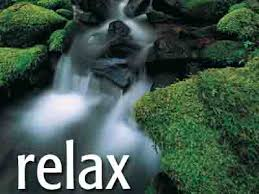
%> input picture IVPPROJECT/DCT/images.jpeg, 259 x 194 px
$ octave --eval "result = JPEGAlgorithm(imread('images.jpeg'));"   (GNU Octave 9; MATLAB toolbox functions it lacks are replaced by stand-ins)
%> lines starting %> are read from the running program, lines starting %| are printed output that depends on the picture
### IVPPROJECT/DCT/PadImage.m
function [ paddedimage, a , b ] = PadImage( image )
%PadImage Add white space to image so it can be divided into 8x8 blocks

% Save dimensions of original image for future use
[a,b,~] = size( image );    % ~ is used here for suppress output of specific output arguments.

% Check to see if number rows, columns, or both are divisible by 8.  If
% not, pad appropriately.
if rem(a,8) == 0 && rem(b,8) == 0
   paddedimage = image;
elseif rem(a,8) == 0
   padvec = [0, 8 - rem(b,8), 0];               % tells which dimension to pad
   paddedimage = padarray(image,padvec,'post');
elseif rem(b,8) == 0
   padvec = [8 - rem(a,8), 0, 0];
   paddedimage = padarray(image,padvec,'post');
else
   padvec = [8 - rem(a,8), 8 - rem(b,8), 0];
   paddedimage = padarray(image,padvec,'post');
end
end

### IVPPROJECT/DCT/ImageSplit.m
function [blocks,tempm,tempn] = ImageSplit(paddedimage)
%ImageSplit Break image up into 8x8 blocks

% Find size of padded image, return for later use
[tempm,tempn,p] = size(paddedimage);

blocks = reshape(paddedimage,8,8,p,tempm*tempn/64);

end

### IVPPROJECT/DCT/DCTBlocks.m
function [ DCTCoefficients ] = DCTBlocks( blocks,m,n,p,q )
%DCTBlocks Apply DCT to each 8x8 block

DCTCoefficients = zeros(m,n,p,q);
for h = 1:p
    for j = 1:q
            DCTCoefficients(:,:,h,j) = dct2(blocks(:,:,h,j));
    end
end

end

### IVPPROJECT/DCT/TopCoefficients.m
function [ ReducedDCTCoefficients ] = TopCoefficients( DCTCoefficients,m,n,p,q )
%TopCoefficients: Take the top k coefficients from each 8x8 block

ReducedDCTCoefficients = zeros(m,n,p,q);

for h = 1:p
    for j = 1:q
        ReducedDCTCoefficients(:,:,h,j) = normalize(DCTCoefficients(:,:,h,j),m,n);
        ReducedDCTCoefficients(:,:,h,j);
    end
end

end

### IVPPROJECT/DCT/genzigzag.m
function y = genzigzag(array,m,n,p,q)

y = zeros(m*n,1,p,q);

for h = 1:p
    for j = 1:q

        y(:,1,h,j) = zigzag(array(:,:,h,j));

    end
end

end

### IVPPROJECT/DCT/decoderle.m
function decoded = decoderle(encoded)

my_size = size(encoded);
length = my_size(2);

index = 1;
decoded = [];
% iterate through the input
while (index <= length)
    % get value which is followed by the run count
    value = encoded(index);
    run_length = encoded(index + 1);
    for i=1:run_length
        % loop adding 'value' to output 'run_length' times
        decoded = [decoded value];
    end
    % put index at next value element (odd element)
    index = index + 2;
end

### IVPPROJECT/DCT/geninvzigzag.m
function y = geninvzigzag(array,m,n,p,q)

y = zeros(8,8,p,q);

for h = 1:p
    for j = 1:q

        block = invzigzag(array(:,1,h,j));
        y(:,:,h,j) = block;
    end
end

end

### IVPPROJECT/DCT/denormalize.m
function [ Denormalized ] = denormalize( ReducedDCTCoefficients, m,n,p,q )

Denormalized = zeros(m,n,p,q);

for h = 1:p
    for j = 1:q
        Denormalized(:,:,h,j) = multiply(ReducedDCTCoefficients(:,:,h,j),m,n);
    end
end

end

### IVPPROJECT/DCT/InverseDCT.m
function [ LargeReconstruction ] = InverseDCT( Denormalized, tempm, tempn,m,n,p,q )
%InverseDCT: Apply inverse DCT to reconstruct original image

BlockReconstruction = zeros(m,n,p,q);

for h = 1:p
    for j = 1:q
        BlockReconstruction(:,:,h,j) = idct2(Denormalized(:,:,h,j));
    end
end


LargeReconstruction = reshape(BlockReconstruction,tempm,tempn,p);

end

### IVPPROJECT/DCT/Shrink.m
function [ Reconstruction ] = Shrink( LargeReconstruction, a, b )
%Shrink: Removes padding originally added to image to perform DCT on 8x8
%blocks and convert to proper format for plotting

% a and b are the dimensions of the original image
Reconstruction = zeros(a,b,3);
for h = 1:a
    for j = 1:b
        Reconstruction(h,j,:) = LargeReconstruction(h,j,:);
    end
end

end

### IVPPROJECT/DCT/JPEGAlgorithm.m
function [ Reconstruction , encodearr ] = JPEGAlgorithm( image )

[paddedimage,a,b] = PadImage(image);
%> in PadImage, `paddedimage = padarray(image,padvec,'post');`:
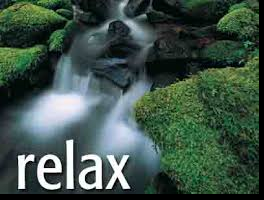
%> paddedimage: size 200x264x3 uint8; mean R, G, B 62.4, 82.6, 72.4
[blocks, tempm, tempn] = ImageSplit( paddedimage ); %tempm and tempn are size of padded image

% Find dimensions of array of 8x8 blocks
[m,n,p,q] = size(blocks);

DCTCoefficients = DCTBlocks( blocks,m,n,p,q );
size(DCTCoefficients);

ReducedDCTCoefficients = TopCoefficients( DCTCoefficients,m,n,p,q );
size(ReducedDCTCoefficients);

compressed = genzigzag(ReducedDCTCoefficients,m,n,p,q);
size(compressed);

encodearr = [];

for h = 1:p
    for j = 1:q
        block = compressed(:,:,h,j);
        block = block';
        array = (encoderle(block));
        encodearr = [ encodearr , array(1,:) ];
     end
end

encodearr;

decodearr = decoderle(encodearr);
myvec = zeros(1,64);

compressed2 = zeros(64,1,p,q);

count = 1;
for h = 1:p
    for j = 1:q
        myvec = decodearr(count:63+count);
        myvec2 = myvec';
        compressed2(:,:,h,j) = myvec2;
        count = count+64;
    end
end


uncompressed = geninvzigzag(compressed2,m*n,1,p,q);


Denormalized = denormalize(uncompressed,m,n,p,q);
size(Denormalized);

LargeReconstruction = InverseDCT( Denormalized, tempm, tempn,m,n,p,q);
Reconstruction = uint8(Shrink(LargeReconstruction,a,b));

%Display image and reconstruction
subplot(1,2,1);
colormap(gray);
imagesc(image);
subplot(1,2,2);
colormap(gray);
imagesc(Reconstruction);

end
%> in JPEGAlgorithm, `[paddedimage,a,b] = PadImage(image);`: a = 194; b = 259
%> in JPEGAlgorithm, `[blocks, tempm, tempn] = ImageSplit( paddedimage );`: tempm = 200; tempn = 264
%> the loop in decoderle, `while (index <= length)` made 57801 passes
%> (value, run_length) on passes 1 to 3: (29, 1), (1, 1), (-8, 1)
%> after the loop in decoderle, `while (index <= length)`: index = 115603
%> after the loop in JPEGAlgorithm, `for h = 1:p`: count = 158401
%> in InverseDCT, `LargeReconstruction = reshape(BlockReconstruction,tempm,tempn,p);`:
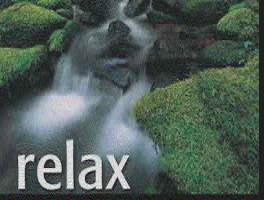
%> LargeReconstruction: size 200x264x3 double; mean R, G, B 62.4, 82.6, 72.5; drawn with min black and max white
%> in Shrink, `Reconstruction = zeros(a,b,3);`: Reconstruction: size 194x259x3 double; every value is 0
%> after the loop in Shrink, `for h = 1:a`:
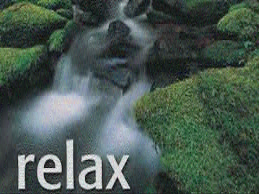
%> Reconstruction: size 194x259x3 double; mean R, G, B 65.6, 86.7, 76.1; drawn with min black and max white
%> in JPEGAlgorithm, `Reconstruction = uint8(Shrink(LargeReconstruction,a,b));`:
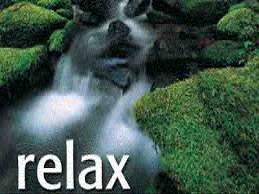
%> Reconstruction: size 194x259x3 uint8; mean R, G, B 65.7, 86.7, 76
